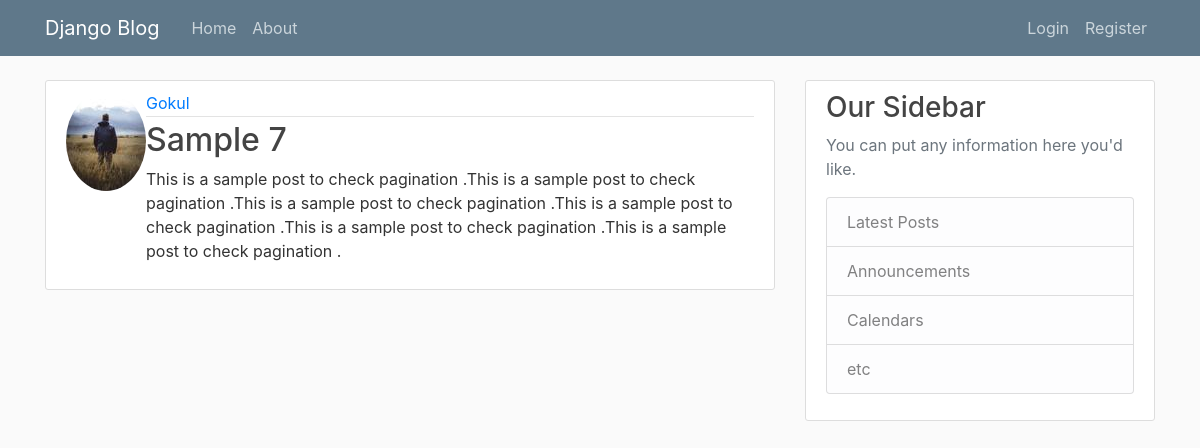
Screenshot of /post/37/ with the database file from the repository.
### blog/models.py (models this page shows, shortened)
class post(models.Model):
    title = models.CharField(max_length=100)
    content = models.TextField()
    data_posted= models.DateTimeField(default=timezone.now)
    author = models.ForeignKey(User,on_delete=models.CASCADE)

### users/models.py (models this page shows, shortened)
class Profile(models.Model):
    user = models.OneToOneField(User, on_delete=models.CASCADE)
    image = models.ImageField(default='default.jpg',upload_to='profile_pics')

### blog/views.py (the view)
# urls.py: path('post/<int:pk>/', PostDetailView.as_view(), name='post-detail'),
class PostDetailView(DetailView):
    model = post

### blog/templates/blog/post_detail.html (shortened to what this page needs)
{%extends "blog/base.html"%} {%block content%}
<article class="media content-section">
  <img class="rounded-circle" src="{{ object.author.profile.image.url }}" />
  <div class="media-body">
    <div class="article-metadata">
      <a class="mr-2" href="#">{{ object.author }}</a>
    </div>
    <h2 class="article-title">{{object.title}}</h2>
    <p class="article-content">{{ object.content }}</p>
  </div>
</article>
{%endblock%}

### blog/static/blog/main.css (style rules this page uses)
body { background: #fafafa; color: #333333; margin-top: 5rem; }
h1, h2, h3, h4, h5, h6 { color: #444444; }
.content-section { background: #ffffff; padding: 10px 20px; border: 1px solid #dddddd; border-radius: 3px; margin-bottom: 20px; }
.article-title { color: #444444; }
.article-content { white-space: pre-line; }
.article-metadata { padding-bottom: 1px; margin-bottom: 4px; border-bottom: 1px solid #e3e3e3; }

### rows the page displays
post: author.profile.image (picture), author "Gokul", title "Sample 7", content "This is a sample post to check pagination .This is a sample post to check pagination .This is a sample post to check pagination .This is a sample post to check pagination .This is a sample post to check pagination .This is a sample post to check pagination ."
